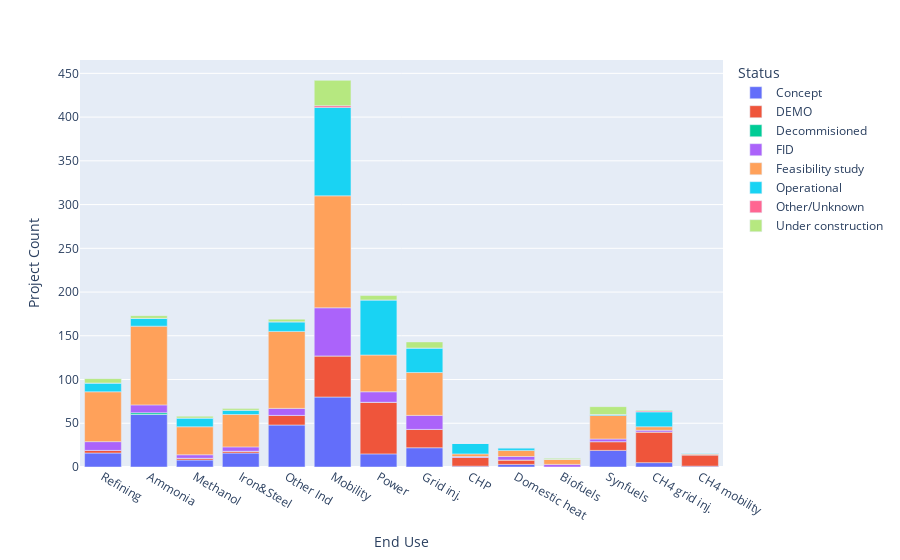

Source (notebook cell):
### Code cell
hovertemplate_enduse = 'End Use: %{x}'+'<br>Count: %{y}'

fig = px.bar(status_by_endUse, labels= {'index':'End Use', 'value':'Project Count','Column6':column_dictionary['Column6']})
fig.write_html("./app/templates/static/html/test.html")
fig.update_traces(hovertemplate=hovertemplate_enduse)
fig.update_xaxes()
fig.show()

### Figure 1 — Plotly figure (JSON) as saved in the notebook; plotly's stock layout.template omitted (floating-point values rounded to 4 significant figures)
{"data": [{"alignmentgroup": "True", "hovertemplate": "End Use: %{x}<br>Count: %{y}", "legendgroup": "Concept", "marker": {"color": "#636efa", "pattern": {"shape": ""}}, "name": "Concept", "offsetgroup": "Concept", "orientation": "v", "showlegend": true, "textposition": "auto", "type": "bar", "x": ["Refining", "Ammonia", "Methanol", "Iron&Steel", "Other Ind", "Mobility", "Power", "Grid inj.", "CHP", "Domestic heat", "Biofuels", "Synfuels", "CH4 grid inj.", "CH4 mobility"], "xaxis": "x", "y": [16, 60, 8, 16, 48, 80, 15, 22, 1, 3, 0, 19, 5, 1], "yaxis": "y"}, {"alignmentgroup": "True", "hovertemplate": "End Use: %{x}<br>Count: %{y}", "legendgroup": "DEMO", "marker": {"color": "#EF553B", "pattern": {"shape": ""}}, "name": "DEMO", "offsetgroup": "DEMO", "orientation": "v", "showlegend": true, "textposition": "auto", "type": "bar", "x": ["Refining", "Ammonia", "Methanol", "Iron&Steel", "Other Ind", "Mobility", "Power", "Grid inj.", "CHP", "Domestic heat", "Biofuels", "Synfuels", "CH4 grid inj.", "CH4 mobility"], "xaxis": "x", "y": [3, 0, 2, 2, 11, 47, 59, 21, 10, 5, 0, 10, 35, 13], "yaxis": "y"}, {"alignmentgroup": "True", "hovertemplate": "End Use: %{x}<br>Count: %{y}", "legendgroup": "Decommisioned", "marker": {"color": "#00cc96", "pattern": {"shape": ""}}, "name": "Decommisioned", "offsetgroup": "Decommisioned", "orientation": "v", "showlegend": true, "textposition": "auto", "type": "bar", "x": ["Refining", "Ammonia", "Methanol", "Iron&Steel", "Other Ind", "Mobility", "Power", "Grid inj.", "CHP", "Domestic heat", "Biofuels", "Synfuels", "CH4 grid inj.", "CH4 mobility"], "xaxis": "x", "y": [0, 2, 0, 0, 0, 0, 0, 0, 0, 0, 0, 0, 0, 0], "yaxis": "y"}, {"alignmentgroup": "True", "hovertemplate": "End Use: %{x}<br>Count: %{y}", "legendgroup": "FID", "marker": {"color": "#ab63fa", "pattern": {"shape": ""}}, "name": "FID", "offsetgroup": "FID", "orientation": "v", "showlegend": true, "textposition": "auto", "type": "bar", "x": ["Refining", "Ammonia", "Methanol", "Iron&Steel", "Other Ind", "Mobility", "Power", "Grid inj.", "CHP", "Domestic heat", "Biofuels", "Synfuels", "CH4 grid inj.", "CH4 mobility"], "xaxis": "x", "y": [10, 9, 4, 5, 8, 55, 12, 16, 1, 4, 3, 3, 2, 0], "yaxis": "y"}, {"alignmentgroup": "True", "hovertemplate": "End Use: %{x}<br>Count: %{y}", "legendgroup": "Feasibility study", "marker": {"color": "#FFA15A", "pattern": {"shape": ""}}, "name": "Feasibility study", "offsetgroup": "Feasibility study", "orientation": "v", "showlegend": true, "textposition": "auto", "type": "bar", "x": ["Refining", "Ammonia", "Methanol", "Iron&Steel", "Other Ind", "Mobility", "Power", "Grid inj.", "CHP", "Domestic heat", "Biofuels", "Synfuels", "CH4 grid inj.", "CH4 mobility"], "xaxis": "x", "y": [57, 90, 32, 37, 88, 128, 42, 49, 3, 7, 6, 27, 4, 1], "yaxis": "y"}, {"alignmentgroup": "True", "hovertemplate": "End Use: %{x}<br>Count: %{y}", "legendgroup": "Operational", "marker": {"color": "#19d3f3", "pattern": {"shape": ""}}, "name": "Operational", "offsetgroup": "Operational", "orientation": "v", "showlegend": true, "textposition": "auto", "type": "bar", "x": ["Refining", "Ammonia", "Methanol", "Iron&Steel", "Other Ind", "Mobility", "Power", "Grid inj.", "CHP", "Domestic heat", "Biofuels", "Synfuels", "CH4 grid inj.", "CH4 mobility"], "xaxis": "x", "y": [10, 9, 10, 5, 11, 101, 63, 28, 12, 3, 0, 1, 17, 1], "yaxis": "y"}, {"alignmentgroup": "True", "hovertemplate": "End Use: %{x}<br>Count: %{y}", "legendgroup": "Other/Unknown", "marker": {"color": "#FF6692", "pattern": {"shape": ""}}, "name": "Other/Unknown", "offsetgroup": "Other/Unknown", "orientation": "v", "showlegend": true, "textposition": "auto", "type": "bar", "x": ["Refining", "Ammonia", "Methanol", "Iron&Steel", "Other Ind", "Mobility", "Power", "Grid inj.", "CHP", "Domestic heat", "Biofuels", "Synfuels", "CH4 grid inj.", "CH4 mobility"], "xaxis": "x", "y": [0, 0, 0, 0, 0, 2, 0, 0, 0, 0, 0, 0, 1, 0], "yaxis": "y"}, {"alignmentgroup": "True", "hovertemplate": "End Use: %{x}<br>Count: %{y}", "legendgroup": "Under construction", "marker": {"color": "#B6E880", "pattern": {"shape": ""}}, "name": "Under construction", "offsetgroup": "Under construction", "orientation": "v", "showlegend": true, "textposition": "auto", "type": "bar", "x": ["Refining", "Ammonia", "Methanol", "Iron&Steel", "Other Ind", "Mobility", "Power", "Grid inj.", "CHP", "Domestic heat", "Biofuels", "Synfuels", "CH4 grid inj.", "CH4 mobility"], "xaxis": "x", "y": [5, 3, 2, 2, 3, 29, 5, 7, 0, 0, 1, 9, 1, 0], "yaxis": "y"}], "layout": {"barmode": "relative", "legend": {"title": {"text": "Status"}, "tracegroupgap": 0}, "margin": {"t": 60}, "xaxis": {"anchor": "y", "domain": [0, 1], "title": {"text": "End Use"}}, "yaxis": {"anchor": "x", "domain": [0, 1], "title": {"text": "Project Count"}}}}
